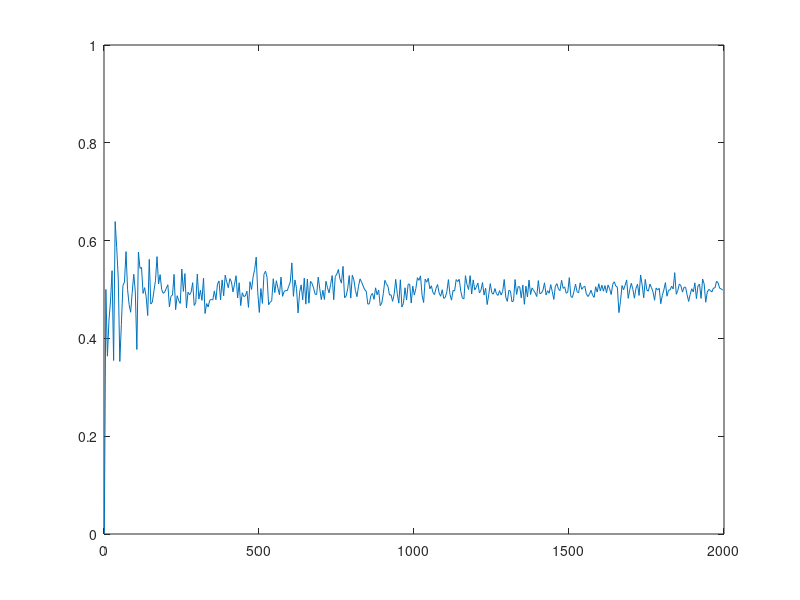

This figure's MATLAB source: (Note: this script raises an error after producing the figure.)
%{
Student: Anthony Bruno
STAT 351 - Law of Large Numbers
Coin Tossing

NOTE: Use MATLAB's Run Section

Description: This MATLAB Script simulates tossing a fair coin.
Conceptually, the probability of observing Heads is 0.5 for a fair coin.
Assume 1 is heads and 0 is tails.
%}

clear
clc

n = 10; % total number of tosses of a fair coin
X = rand(1,n);  % Generate a matrix row of n values between 0 and 1
Y = X < 0.5; % Generate a matrix row of n 0's and and 1's so that we get a 1 if the element is <0.5 and 0 otherwise. Replacement of element

total_sum = sum(X); % sum all elements in X vector (Row matrix)
Relative_frequency  = total_sum/n; % relative frequency of observing heads (total) in n trials. ~average

% ---------------------------------------------------------------------------------------------------
%% This separates the two MATLAB scripts (USE Run Section to run a specific MATLAB code section)
%{
Student: Anthony Bruno
STAT 351 - Law of Large Numbers
Coin Tossing

Description: Again, this MATLAB code simulates a fair coin tossing but with
a varying number of toss. The relative frequency is then plotted against a
different number of trials.
%}

clear
clc

N = 1:5:2000; % varying the number of trial tosses by creating a sequence of n's of 1 to 2000 in increments of 5
% {1,6,11,16,21,31, ...}
I = length(N); % compute the length of vector N, this provides the number of relative frequency data points available for plotting.
% 1 relative frequency per n (n is in N)
relative_frequency_vector = zeros(1,I); %create a row matrix of zeros to save relative frequency values for each value of n in N.

% Loop through the vector of different n's (Vector N) and calculate the
% relative frequency for each n in N
% START loop
for i = 1:I
    X = rand(1,N(i)) < 0.5;
    relative_frequency_vector(i) = sum(X)/N(i);
end

% plotting ----------------
figure(1)
plot(N,relative_frequency_vector); % plot of relative_frequency vs. n trials
ylim([0,1]) % Set the probability (relative frequency) y-axis between 0 and 1.

% Create a horizontal line for expected probability of a coin toss for
% heads, which should be 0.5
hline = refline(0,0.5); % adding a reference line @ y-intercept = 0.5, with a slope of zero
% 0.5 horizontal line is the expected probability of getting heads for coin
% toss
hline.Color = 'green'; % Color of reference line
hline.LineWidth = 1.5;

% Plot Labels
xlabel('Number Trials (Experiemental, repeated times)')
ylabel('Relative Frequency (Probability) of observing heads')
title('Law of Large Numbers for Tosses of Fair Coin')
